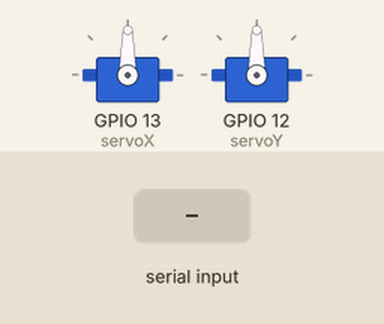
Bench run of a sketch on a simulated ESP32. Shown: 2 × servo. The test bench sets the inputs (shaded band).

Above: at 1.2 s.
1.3 s: "90,45\n" received over Serial
At 2.1 s:
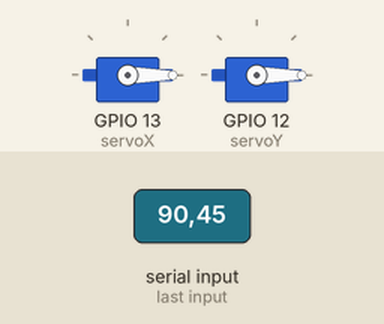
2.8 s: "200\n" received over Serial
At 3.3 s:
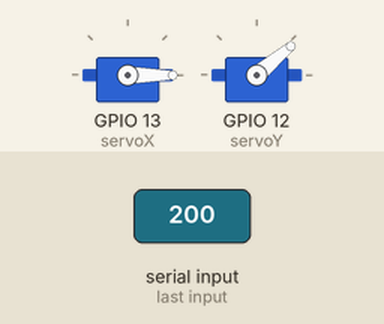
4.3 s: "30,150\n" received over Serial
At 5.6 s:
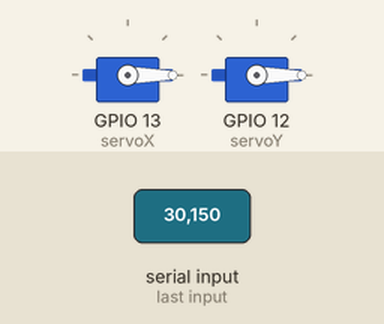
Timing chart, 0 to 7.3 s (numbered marks = the images above; inputs shaded):
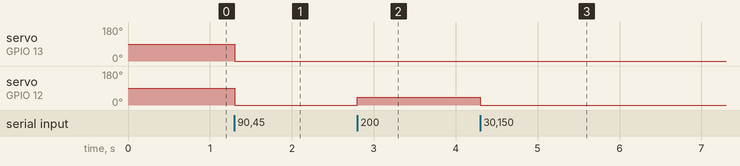

Measured:
- after the input at 1.3 s, servo on GPIO 13 (servoX), servo on GPIO 12 (servoY): 90° → 0° at once
- after the input at 2.8 s, servo on GPIO 12 (servoY): 0° → 40° at once
- after the input at 4.3 s, servo on GPIO 12 (servoY): 40° → 0° at once

The sketch:

ESP32.ino
```cpp
#include <Servo.h>

Servo servoX, servoY;
int posX = 90, posY = 90;

// PID değişkenleri
float kp = 1.2, ki = 0.02, kd = 0.6;
float prevErrorX = 0, prevErrorY = 0;
float integralX = 0, integralY = 0;

void setup() {
  servoX.attach(13); // X ekseni servo
  servoY.attach(12); // Y ekseni servo
  Serial.begin(115200);
}

void loop() {
  if (Serial.available()) {
    String data = Serial.readStringUntil('\n');
    int commaIndex = data.indexOf(',');
    int targetX = data.substring(0, commaIndex).toInt();
    int targetY = data.substring(commaIndex + 1).toInt();

    // Hata hesaplama
    float errorX = targetX - 320; // Kamera merkezi: 320x240
    float errorY = targetY - 240;

    // PID hesaplama
    integralX += errorX;
    integralY += errorY;
    float derivativeX = errorX - prevErrorX;
    float derivativeY = errorY - prevErrorY;

    posX += kp * errorX + ki * integralX + kd * derivativeX;
    posY += kp * errorY + ki * integralY + kd * derivativeY;

    posX = constrain(posX, 0, 180);
    posY = constrain(posY, 0, 180);

    servoX.write(posX);
    servoY.write(posY);

    prevErrorX = errorX;
    prevErrorY = errorY;
  }
}
```
